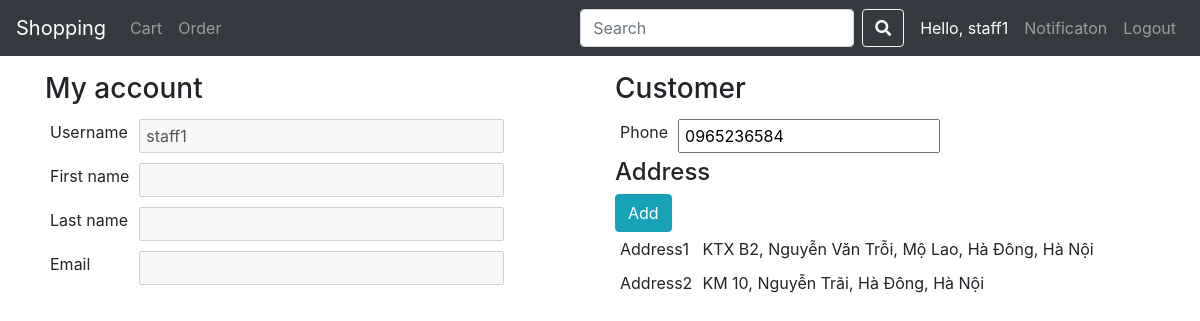
Before: /myAccount/ (signed in) with the older database file.
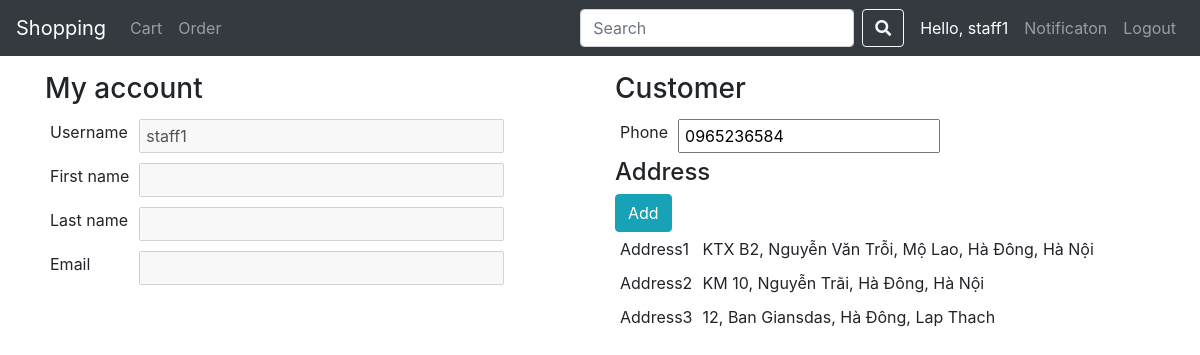
After: the same page with the newer database file.
### business/models.py (models this page shows, shortened)
class Address(models.Model):
  address_type = models.CharField(max_length=100)
  apartment_number = models.CharField(max_length=100, null=True)
  street = models.CharField(max_length=100, null=True)
  distric = models.CharField(max_length=100, null=True)
  city_or_province = models.CharField(max_length=100, null=True)
  phone = models.CharField(max_length=15, null=True)
  customer = models.ForeignKey(Customer, related_name="address", on_delete=models.CASCADE)
  @property
  def get_detailed_address(self):
    return f"{self.apartment_number}, {self.street}, {self.distric}, {self.city_or_province}"

### business/views.py (the view)
# urls.py: path("myAccount/", view=views.myAccount, name="myAccount"),
def myAccount(request):
  customer = Customer.objects.filter(user=request.user).first()
  form = AddressForm()
  context = {
    "customer": customer,
    "form": form,
}
  return render(request, "account.html", context)

### business/forms.py
class AddressForm(ModelForm):
  class Meta:
    model = Address
    fields = ['address_type', 'apartment_number', 'street', 'distric', 'city_or_province', 'phone',]

### templates/account.html (shortened to what this page needs)
{% extends "base.html" %}
{% load static %}
{% load humanize %}
{% block content %}
<div class="container">
  <div class="row my-3">
    <div class="col-6">
      <h3>My account</h3>
      <div class="account-info">
        <form action="{% url 'modifyAccount' %}" method="POST">
          <table>
            <tbody>
              <tr>
                <td><label for="id_username">Username</label></td>
                <td><input type="text" name="username" id="id_username" value="{{ user.username }}" size="30" data-row="1" disabled></td>
              </tr>
              <tr>
                <td><label for="id_first_name">First name</label></td>
                <td><input type="text" name="first_name" id="id_first_name" value="{{ user.first_name }}" size="30" data-row="2" disabled></td>
              </tr>
              <tr>
                <td><label for="id_last_name">Last name</label></td>
                <td><input type="text" name="last_name" id="id_last_name" value="{{ user.last_name }}" size="30" data-row="3" disabled></td>
              </tr>
              <tr>
                <td><label for="id_email">Email</label></td>
                <td><input type="text" name="email" id="id_email" value="{{ user.email }}" size="30" data-row="4" disabled></td>
              </tr>
            </tbody>
          </table>
        </form>
      </div>
    </div>
    {% if not user.is_staff %}
    <div class="col-6">
      <h3>Customer</h3>
      <table>
        <tr>
          <td><label for="phone">Phone</label></td>
          <td><input type="text" name="phone" value="{{ customer.phone }}"></td>
        </tr>
      </table>
      <table>
        <h4>Address</h4>
        {% for address in customer.address.all %}
        <tr>
          <td>Address{{ forloop.counter }}</td>
          <td>{{ address.get_detailed_address }}</td>
        </tr>
        {% empty %}
        <div>No address</div>
        {% endfor %}
        <button class="btn btn-info btn-add-address">Add</button>
      </table>
    </div>
    {% endif %}
  </div>
</div>
{% endblock %}

Changed rows visible on the page:
added Address: get_detailed_address "12, Ban Giansdas, Hà Đông, Lap Thach"
